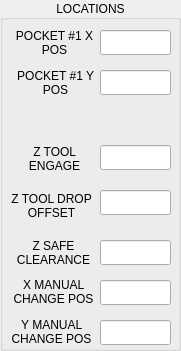
        <widget class="QGroupBox" name="gbLocations">
         <property name="geometry">
          <rect>
           <x>20</x>
           <y>140</y>
           <width>181</width>
           <height>351</height>
          </rect>
         </property>
         <property name="title">
          <string>LOCATIONS</string>
         </property>
         <property name="alignment">
          <set>Qt::AlignCenter</set>
         </property>
         <widget class="QLineEdit" name="leLocPocketOneX">
          <property name="geometry">
           <rect>
            <x>100</x>
            <y>30</y>
            <width>71</width>
            <height>25</height>
           </rect>
          </property>
          <property name="alignment">
           <set>Qt::AlignCenter</set>
          </property>
         </widget>
         <widget class="QLabel" name="lblPocketOneXPos">
          <property name="geometry">
           <rect>
            <x>14</x>
            <y>28</y>
            <width>81</width>
            <height>30</height>
           </rect>
          </property>
          <property name="inputMethodHints">
           <set>Qt::ImhDigitsOnly</set>
          </property>
          <property name="text">
           <string>POCKET #1 X POS</string>
          </property>
          <property name="scaledContents">
           <bool>false</bool>
          </property>
          <property name="alignment">
           <set>Qt::AlignCenter</set>
          </property>
          <property name="wordWrap">
           <bool>true</bool>
          </property>
         </widget>
         <widget class="QLabel" name="lblPocketOneYPos">
          <property name="geometry">
           <rect>
            <x>15</x>
            <y>68</y>
            <width>81</width>
            <height>30</height>
           </rect>
          </property>
          <property name="inputMethodHints">
           <set>Qt::ImhDigitsOnly</set>
          </property>
          <property name="text">
           <string>POCKET #1 Y POS</string>
          </property>
          <property name="scaledContents">
           <bool>false</bool>
          </property>
          <property name="alignment">
           <set>Qt::AlignCenter</set>
          </property>
          <property name="wordWrap">
           <bool>true</bool>
          </property>
         </widget>
         <widget class="QLineEdit" name="leLocPocketOneY">
          <property name="geometry">
           <rect>
            <x>100</x>
            <y>70</y>
            <width>71</width>
            <height>25</height>
           </rect>
          </property>
          <property name="alignment">
           <set>Qt::AlignCenter</set>
          </property>
         </widget>
         <widget class="QLineEdit" name="leLocZEngage">
          <property name="geometry">
           <rect>
            <x>100</x>
            <y>145</y>
            <width>71</width>
            <height>25</height>
           </rect>
          </property>
          <property name="alignment">
           <set>Qt::AlignCenter</set>
          </property>
         </widget>
         <widget class="QLabel" name="lblLocZEngage">
          <property name="geometry">
           <rect>
            <x>14</x>
            <y>143</y>
            <width>81</width>
            <height>31</height>
           </rect>
          </property>
          <property name="inputMethodHints">
           <set>Qt::ImhDigitsOnly</set>
          </property>
          <property name="text">
           <string>Z TOOL ENGAGE</string>
          </property>
          <property name="scaledContents">
           <bool>false</bool>
          </property>
          <property name="alignment">
           <set>Qt::AlignCenter</set>
          </property>
          <property name="wordWrap">
           <bool>true</bool>
          </property>
         </widget>
         <widget class="QLabel" name="lblLocZSafeClearance">
          <property name="geometry">
           <rect>
            <x>8</x>
            <y>238</y>
            <width>91</width>
            <height>30</height>
           </rect>
          </property>
          <property name="inputMethodHints">
           <set>Qt::ImhDigitsOnly</set>
          </property>
          <property name="text">
           <string>Z SAFE CLEARANCE</string>
          </property>
          <property name="scaledContents">
           <bool>false</bool>
          </property>
          <property name="alignment">
           <set>Qt::AlignCenter</set>
          </property>
          <property name="wordWrap">
           <bool>true</bool>
          </property>
         </widget>
         <widget class="QLineEdit" name="leZSafeClearance">
          <property name="geometry">
           <rect>
            <x>100</x>
            <y>240</y>
            <width>71</width>
            <height>25</height>
           </rect>
          </property>
          <property name="alignment">
           <set>Qt::AlignCenter</set>
          </property>
         </widget>
         <widget class="QLabel" name="lblLocXManualChangePos">
          <property name="geometry">
           <rect>
            <x>8</x>
            <y>277</y>
            <width>91</width>
            <height>30</height>
           </rect>
          </property>
          <property name="inputMethodHints">
           <set>Qt::ImhDigitsOnly</set>
          </property>
          <property name="text">
           <string>X MANUAL CHANGE POS</string>
          </property>
          <property name="scaledContents">
           <bool>false</bool>
          </property>
          <property name="alignment">
           <set>Qt::AlignCenter</set>
          </property>
          <property name="wordWrap">
           <bool>true</bool>
          </property>
         </widget>
         <widget class="QLabel" name="lblLocYManualChangePos">
          <property name="geometry">
           <rect>
            <x>6</x>
            <y>317</y>
            <width>91</width>
            <height>30</height>
           </rect>
          </property>
          <property name="inputMethodHints">
           <set>Qt::ImhDigitsOnly</set>
          </property>
          <property name="text">
           <string>Y MANUAL CHANGE POS</string>
          </property>
          <property name="scaledContents">
           <bool>false</bool>
          </property>
          <property name="alignment">
           <set>Qt::AlignCenter</set>
          </property>
          <property name="wordWrap">
           <bool>true</bool>
          </property>
         </widget>
         <widget class="QLineEdit" name="leXManualChangePos">
          <property name="geometry">
           <rect>
            <x>100</x>
            <y>280</y>
            <width>71</width>
            <height>25</height>
           </rect>
          </property>
          <property name="alignment">
           <set>Qt::AlignCenter</set>
          </property>
         </widget>
         <widget class="QLineEdit" name="leYManualChangePos">
          <property name="geometry">
           <rect>
            <x>100</x>
            <y>320</y>
            <width>71</width>
            <height>25</height>
           </rect>
          </property>
          <property name="alignment">
           <set>Qt::AlignCenter</set>
          </property>
         </widget>
         <widget class="QLabel" name="lblLocZEngageDrop">
          <property name="geometry">
           <rect>
            <x>6</x>
            <y>191</y>
            <width>91</width>
            <height>30</height>
           </rect>
          </property>
          <property name="inputMethodHints">
           <set>Qt::ImhDigitsOnly</set>
          </property>
          <property name="text">
           <string>Z TOOL DROP OFFSET</string>
          </property>
          <property name="scaledContents">
           <bool>false</bool>
          </property>
          <property name="alignment">
           <set>Qt::AlignCenter</set>
          </property>
          <property name="wordWrap">
           <bool>true</bool>
          </property>
         </widget>
         <widget class="QLineEdit" name="leZToolDropOffset">
          <property name="geometry">
           <rect>
            <x>100</x>
            <y>190</y>
            <width>71</width>
            <height>25</height>
           </rect>
          </property>
          <property name="alignment">
           <set>Qt::AlignCenter</set>
          </property>
         </widget>
        </widget>
